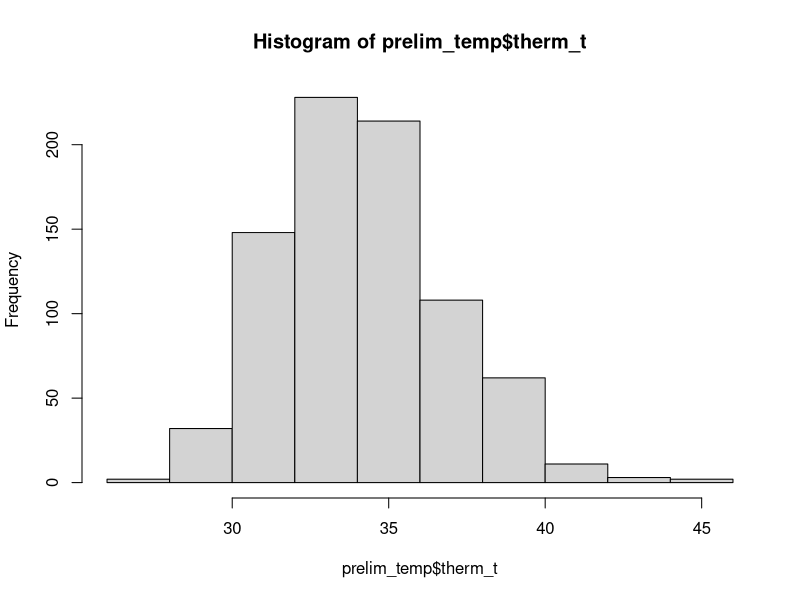
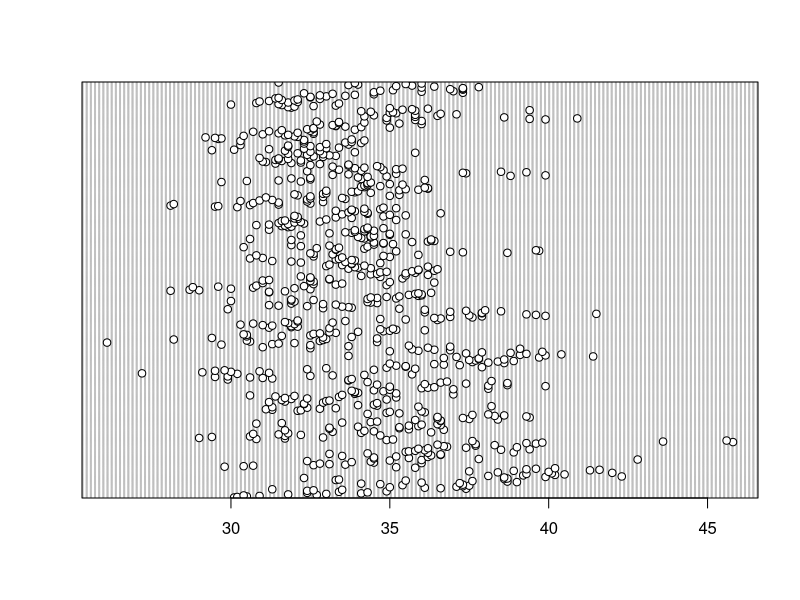
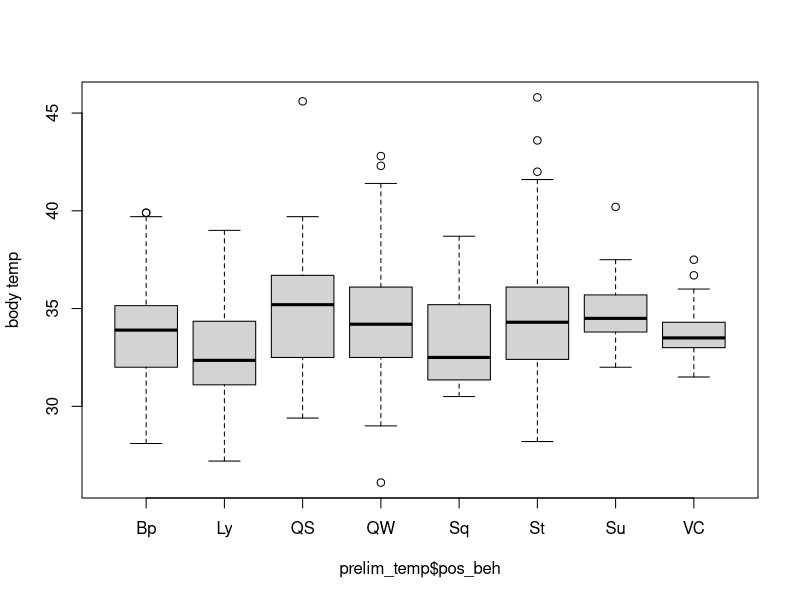
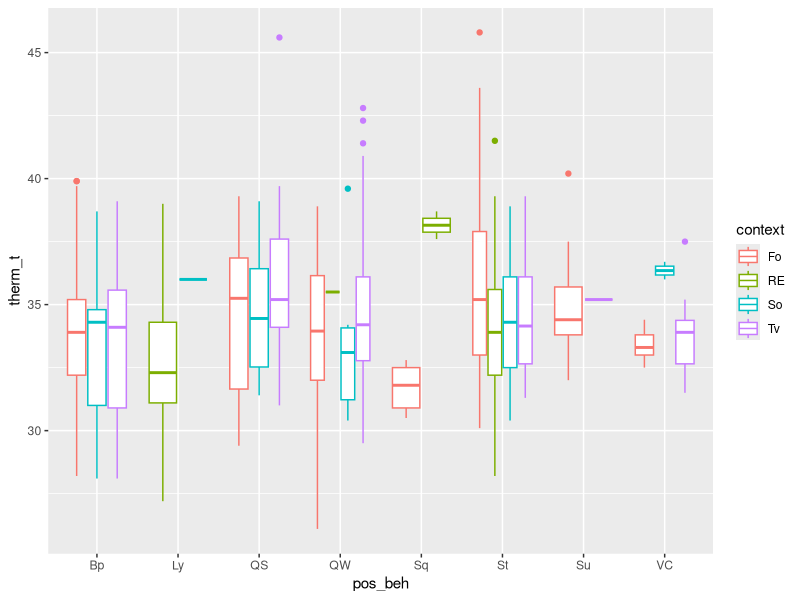
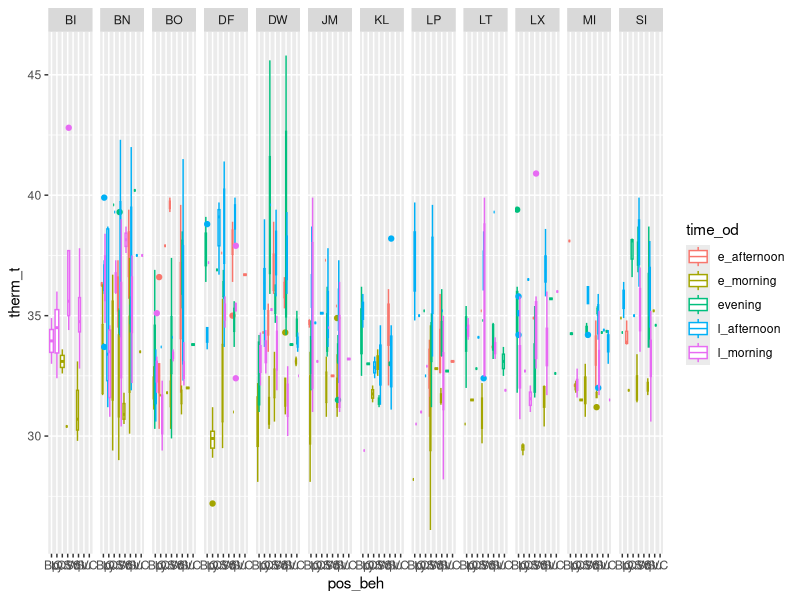
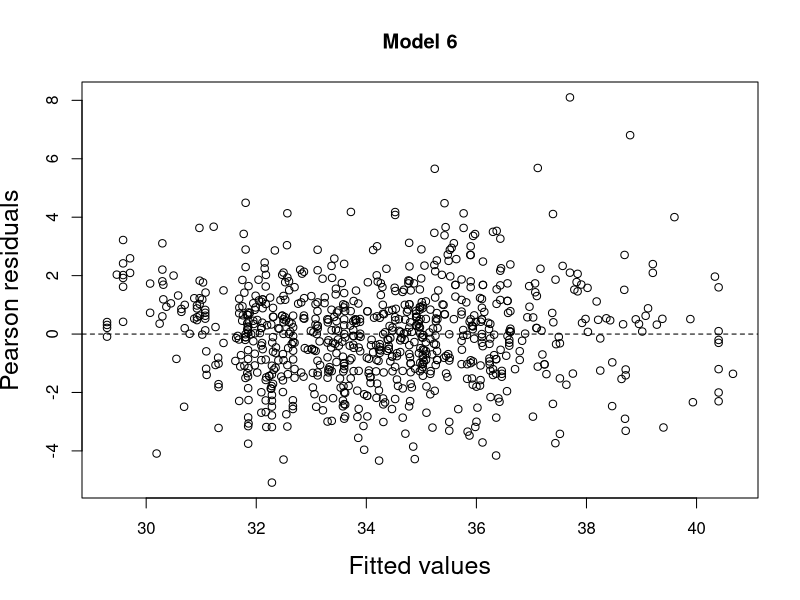
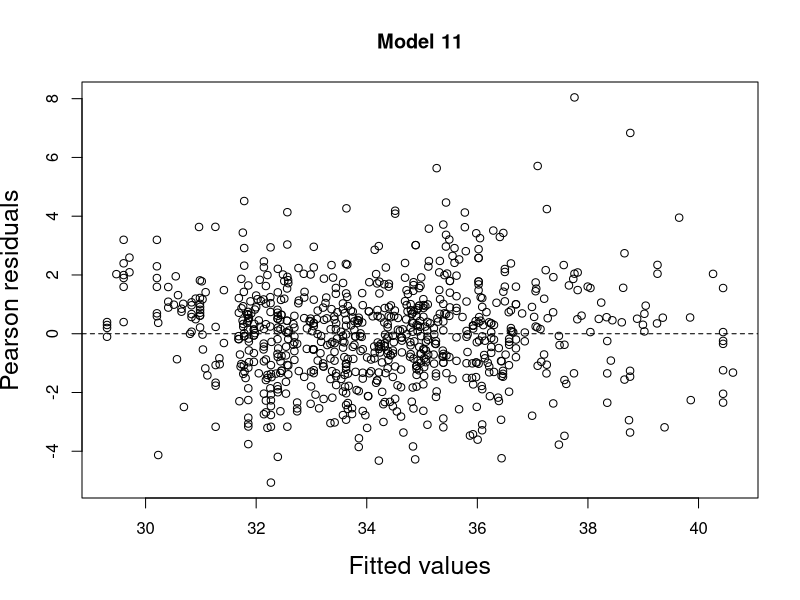
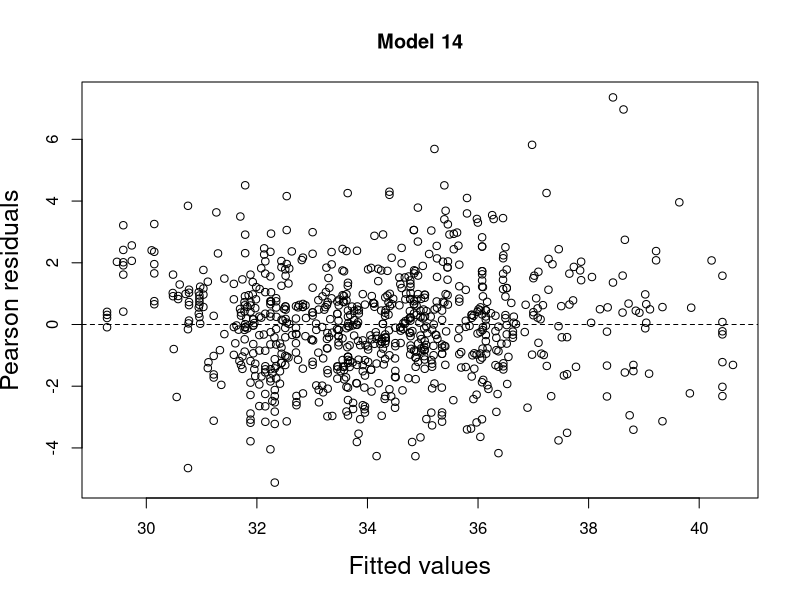

Here is the R script that generated these plots, in order:
# load libraries
library(tidyverse) 
library(readr) 
library(lubridate)
library(magrittr)
library(ggplot2)
library(car)
library(emmeans)
library(lme4)

#read in data
prelim_tidy <- read_csv("_data/_tidy/prelim_data_tidycols.csv")
View(prelim_tidy)

bipedal_data <- read_csv("_summary/bipedal_table.csv")
View(bipedal_data)

#Omit any missing values:
summary(is.na(prelim_tidy))

prelim_temp<-na.omit(prelim_tidy)
View(prelim_temp)

#Combine positional behaviors into smaller categories
# suspensory = Cb, Br & QM
#Vertical climb and cling together
prelim_temp$pos_beh[prelim_temp$pos_beh == "Cb"] <- "Su"
prelim_temp$pos_beh[prelim_temp$pos_beh == "Br"] <- "Su"
prelim_temp$pos_beh[prelim_temp$pos_beh == "QM"] <- "Su"
prelim_temp$pos_beh[prelim_temp$pos_beh == "Vci"] <- "VC"
prelim_temp$pos_beh[prelim_temp$pos_beh == "Abp"] <- "Bp"
prelim_temp$pos_beh[prelim_temp$pos_beh == "BpS"] <- "Bp"
prelim_temp$pos_beh[prelim_temp$pos_beh == "BpW"] <- "Bp"

###
hist(prelim_temp$therm_t)
dotchart(prelim_temp$therm_t)
boxplot(prelim_temp$therm_t ~ prelim_temp$pos_beh,  ylab="body temp")

# Plot response against each predictor and random effect. 
ggplot(prelim_temp, aes(pos_beh, therm_t, color=context))+
  geom_boxplot()

ggplot(prelim_temp, aes(pos_beh, therm_t, color=time_od))+
  geom_boxplot()+
  facet_grid(.~individual)

##
with(prelim_temp, table(pos_beh, hab_type))
with(prelim_temp, table(pos_beh, time_od))
with(prelim_temp, table(pos_beh, hab_type, time_od))

## choosing models
##GLMER

### full model
therm_mod <- lmer(therm_t ~ pos_beh + time_od + sun + date + hab_type + context + 
                     (1|individual) + pos_beh*hab_type + pos_beh*sun + time_od*sun,
                     data = prelim_temp)

##minus pos_beh/sun interaction
therm_mod2 <- lmer(therm_t ~ pos_beh + time_od + sun + date + hab_type + context + 
                    (1|individual) + pos_beh*hab_type + time_od*sun,
                  data = prelim_temp)

##plus pos_beh*sun, minus pos_beh*hab_type
therm_mod3 <- lmer(therm_t ~ pos_beh + time_od + sun + date + hab_type + context + 
                     (1|individual) + pos_beh*sun + time_od*sun,
                   data = prelim_temp)

##minus interactions with pos_beh
therm_mod4 <- lmer(therm_t ~ pos_beh + time_od + sun + date + hab_type + context + 
                    (1|individual) + time_od*sun,
                  data = prelim_temp)

##minus time_od interaction
therm_mod5 <- lmer(therm_t ~ pos_beh + time_od + sun + date + hab_type + context + 
                     (1|individual) + pos_beh*sun,
                   data = prelim_temp)

##minus all interactions
therm_mod6 <- lmer(therm_t ~ pos_beh + time_od + sun + date + hab_type + context + 
                     (1|individual),
                   data = prelim_temp)

####compare interaction models
AIC(therm_mod3, therm_mod4, therm_mod5, therm_mod6) ###lowest AIC is with no interaction (3226.904; DF: 23)
                                               ###second lowest is time_od*sun (3255.461, DF: 27)
                                               ###continue forward with time_od*sun & no interactions
###############################################################
##time_od*sun models
## minus context 
therm_mod7 <- lmer(therm_t ~ pos_beh + time_od + sun + date + hab_type + 
                     (1|individual) + time_od*sun,
                   data = prelim_temp)

##minus hab_type
therm_mod8 <- lmer(therm_t ~ pos_beh + time_od + sun + date + context + 
                     (1|individual) + time_od*sun,
                   data = prelim_temp)

##minus date
therm_mod9 <- lmer(therm_t ~ pos_beh + time_od + sun + hab_type + context + 
                     (1|individual) + time_od*sun,
                   data = prelim_temp)

##minus hab_type & context
therm_mod10 <- lmer(therm_t ~ pos_beh + time_od + sun + date + 
                     (1|individual) + time_od*sun,
                   data = prelim_temp)
###Compare models
AIC(therm_mod7, therm_mod8, therm_mod9, therm_mod10) ##model 7 and 10 are lowest (3247.068 & 3248.205, resp.)
                                      ##model 8 isn't far off, though, (3255. 603) 
                                 ##and it may be important to include context

###############################################################################
###no interactions
## minus context 
therm_mod11 <- lmer(therm_t ~ pos_beh + time_od + sun + date + hab_type + 
                     (1|individual), data = prelim_temp)

##minus hab_type
therm_mod12 <- lmer(therm_t ~ pos_beh + time_od + sun + date + context + 
                     (1|individual), data = prelim_temp)

##minus date
therm_mod13 <- lmer(therm_t ~ pos_beh + time_od + sun + hab_type + context + 
                     (1|individual), data = prelim_temp)

##minus hab_type & context
therm_mod14 <- lmer(therm_t ~ pos_beh + time_od + sun + date + 
                      (1|individual), data = prelim_temp)

###Compare models
AIC(therm_mod11, therm_mod12, therm_mod13, therm_mod14) ##models 11 and 14 are lowest (3218.163 & 3218.819, resp.)

###compare between types of models
AIC(therm_mod4, therm_mod6, therm_mod7, therm_mod10, therm_mod8, therm_mod11, therm_mod14)
        ##best models (11, 14, 6) exclude context and exclude interactions
        ##run a few more tests and include one with the interaction still (model 7)

### more comparison #########
anova(therm_mod6, therm_mod7) ##not nested, so can't run
anova(therm_mod6, therm_mod11) ##no signif
anova(therm_mod6, therm_mod14) ##no signif
anova(therm_mod11, therm_mod14) ##significance, so model 11 better than 14
                          #####think I'll choose model 11 since it includes habitat type
                        ##### and it's AIC value is best (3218.163 vs. 3226.904 (model 6) & 3218.819 (model 14))

#####################################################################
#extract residuals 
###model 6
E1 <- resid(therm_mod6, type = "pearson")

#plot fitted vs residuals
F1 <- fitted(therm_mod6, type = "response")

plot(x = F1, 
     y = E1, 
     xlab = "Fitted values",
     ylab = "Pearson residuals", 
     main = "Model 6",
     cex.lab = 1.5)
abline(h = 0, lty = 2)

### model 11 ###########
E2 <- resid(therm_mod11, type = "pearson")

#plot fitted vs residuals
F2 <- fitted(therm_mod11, type = "response")

plot(x = F2, 
     y = E2, 
     xlab = "Fitted values",
     ylab = "Pearson residuals", 
     main = "Model 11",
     cex.lab = 1.5)
abline(h = 0, lty = 2)

### model 14 ###########
E3 <- resid(therm_mod14, type = "pearson")

#plot fitted vs residuals
F3 <- fitted(therm_mod14, type = "response")

plot(x = F3, 
     y = E3, 
     xlab = "Fitted values",
     ylab = "Pearson residuals", 
     main = "Model 14",
     cex.lab = 1.5)
abline(h = 0, lty = 2)

### model 7 ###########
E4 <- resid(therm_mod7, type = "pearson")

#plot fitted vs residuals
F4 <- fitted(therm_mod7, type = "response")

plot(x = F4, 
     y = E4, 
     xlab = "Fitted values",
     ylab = "Pearson residuals", 
     main = "Model 7",
     cex.lab = 1.5)
abline(h = 0, lty = 2)

### residual plots all seem relatively normal; cloud around horizontal axis, indicating a good fit
###################################################################
##Model 11 - includes pos_beh, time_od, sun, date, hab_type and (1|individual) 
E2 <- resid(therm_mod11, type = "pearson")

#plot fitted vs residuals
F2 <- fitted(therm_mod11, type = "response")

plot(x = F2, 
     y = E2, 
     xlab = "Fitted values",
     ylab = "Pearson residuals", 
     main = "Model 11",
     cex.lab = 1.5)
abline(h = 0, lty = 2)

boxplot(E2 ~ pos_beh, data=prelim_temp) 
boxplot(E2 ~ time_od, data=prelim_temp)
plot(x=prelim_temp$sun, y=E2)
boxplot(E2 ~ hab_type, data=prelim_temp)
plot(x=prelim_temp$date, y=E2)
